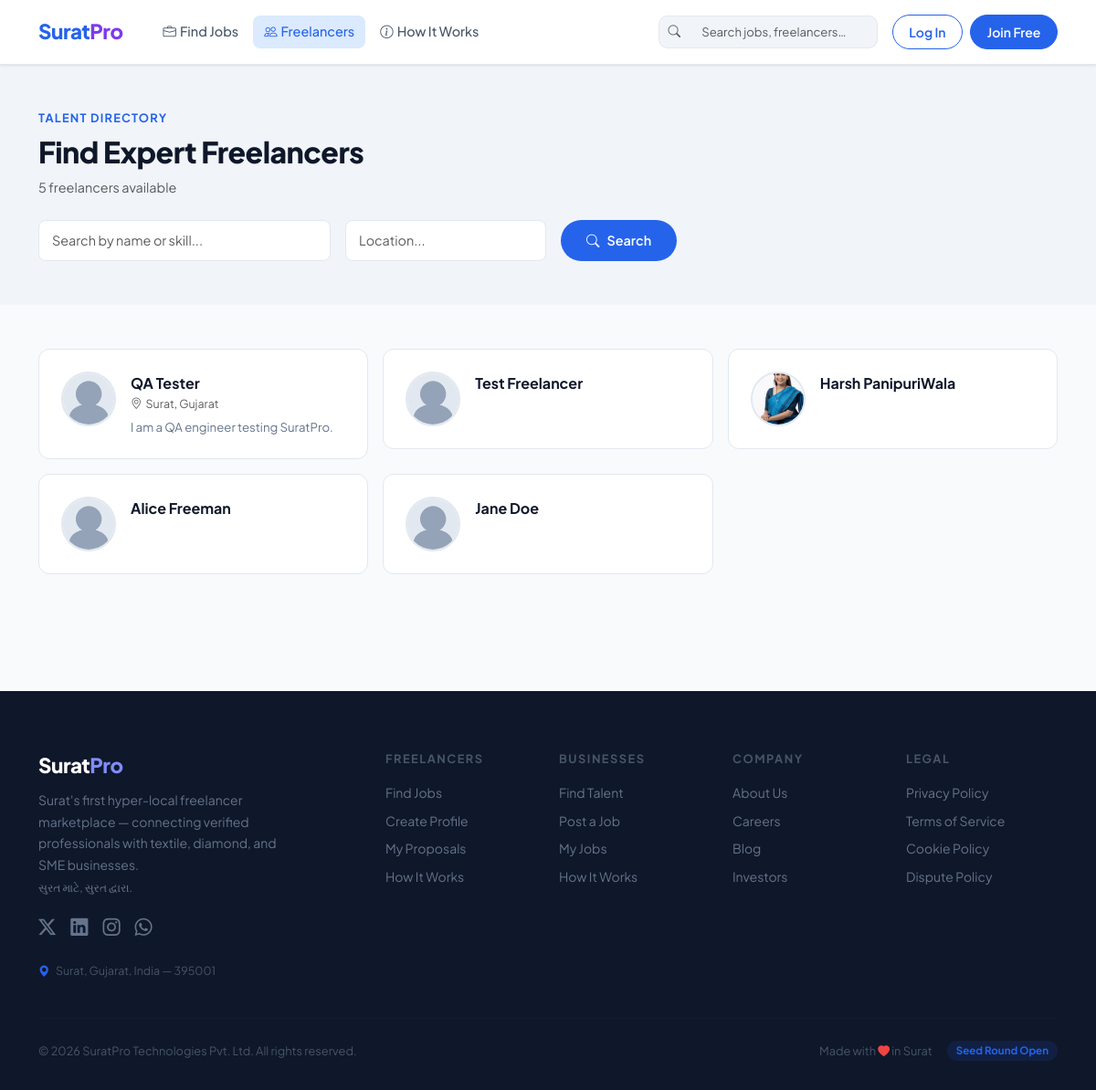
The app's page /accounts/freelancers/ with its own data.
### accounts/models.py (models this page shows, shortened)
class User(AbstractUser):
    ROLE_FREELANCER = 'freelancer'
    ROLE_CLIENT = 'client'
    ROLE_CHOICES = [
        (ROLE_FREELANCER, 'Freelancer'),
        (ROLE_CLIENT, 'Client'),
    ]
    role = models.CharField(max_length=20, choices=ROLE_CHOICES, default=ROLE_FREELANCER)
    avatar = models.ImageField(upload_to='avatars/', blank=True, null=True)
    resume = models.FileField(upload_to='resumes/', blank=True, null=True, help_text='Upload your CV/Resume (PDF)')
    bio = models.TextField(blank=True)
    phone = models.CharField(max_length=20, blank=True)
    location = models.CharField(max_length=100, blank=True)
    website = models.URLField(blank=True)
    is_verified = models.BooleanField(default=False)
    has_paid_registration = models.BooleanField(default=False)
    wallet_balance = models.DecimalField(max_digits=10, decimal_places=2, default=0.00)
    first_project_completed = models.BooleanField(default=False)
    created_at = models.DateTimeField(auto_now_add=True)
    updated_at = models.DateTimeField(auto_now=True)
    def get_avatar_url(self):
        if self.avatar:
            return self.avatar.url
        return '/static/img/default_avatar.png'

### accounts/views.py (the view, shortened to what this page needs)
# urls.py: path('freelancers/', views.freelancers_list_view, name='freelancers_list'),
def freelancers_list_view(request):
    from django.db.models import Avg
    freelancers = User.objects.filter(
        role=User.ROLE_FREELANCER, is_active=True
    ).prefetch_related('freelancer_skills__skill')
    q           = request.GET.get('q', '').strip()
    location    = request.GET.get('location', '').strip()
    skill_slugs = request.GET.getlist('skills')
    min_rating  = request.GET.get('rating', '')
    sort        = request.GET.get('sort', '-created_at')
    if location:
        freelancers = freelancers.filter(location__icontains=location)
    if skill_slugs:
        for slug in skill_slugs:
            freelancers = freelancers.filter(freelancer_skills__skill__slug=slug)
    freelancers = freelancers.annotate(avg_rating=Avg('reviews_received__rating'))
    if min_rating:
        try:
            freelancers = freelancers.filter(avg_rating__gte=float(min_rating))
        except ValueError:
            pass
    sort_map = {
        '-created_at': '-created_at',
        'top_rated':   '-avg_rating',
        'most_jobs':   '-id',
    }
    freelancers = freelancers.order_by(sort_map.get(sort, '-created_at')).distinct()
    total_count = freelancers.count()
    paginator   = Paginator(freelancers, 12)
    page_obj    = paginator.get_page(request.GET.get('page'))
    context = {
        'page_obj':    page_obj,
        'query':       q,
        'location':    location,
        'skill_slugs': skill_slugs,
        'min_rating':  min_rating,
        'sort':        sort,
        'total_count': total_count,
        'all_skills':  Skill.objects.all().order_by('name'),
    }
    return render(request, 'accounts/freelancers_list.html', context)

### templates/accounts/freelancers_list.html (shortened to what this page needs)
{% extends 'base.html' %}
{% load static %}
{% block content %}
<div style="background:var(--gray-200);padding:3rem 0;">
    <div class="container">
        <div class="section-label">Talent Directory</div>
        <h1 class="section-title">Find Expert Freelancers</h1>
        <p class="text-muted mt-1" style="font-size:0.9rem;">{{ total_count }} freelancer{{ total_count|pluralize }} available</p>
        <form method="get" class="mt-4">
            <div class="d-flex gap-3 flex-wrap">
                <input type="text" name="q" value="{{ query }}" class="form-control" style="max-width:320px;" placeholder="Search by name or skill...">
                <input type="text" name="location" value="{{ location }}" class="form-control" style="max-width:220px;" placeholder="Location...">
                <button type="submit" class="btn-primary-main">
                    <i class="bi bi-search"></i> Search
                </button>
            </div>
        </form>
    </div>
</div>
<div class="container py-5">
    <div class="row g-3">
        {% for freelancer in page_obj %}
        <div class="col-md-6 col-lg-4">
            <a href="{% url 'accounts:profile_username' freelancer.username %}" class="freelancer-card">
                <div class="d-flex align-items-start gap-3">
                    <img src="{{ freelancer.get_avatar_url }}"
                         alt="{{ freelancer.username }}"
                         class="freelancer-avatar-sm"
                         onerror="this.src='{% static "img/default_avatar.png" %}'">
                    <div class="flex-grow-1">
                        <div class="d-flex align-items-center gap-2 flex-wrap">
                            <span class="freelancer-name">
                                {{ freelancer.get_full_name|default:freelancer.username }}
                            </span>
                        </div>
                        {% if freelancer.location %}
                        <div class="text-muted" style="font-size:0.78rem;">
                            <i class="bi bi-geo-alt me-1"></i>{{ freelancer.location }}
                        </div>
                        {% endif %}
                        {% if freelancer.bio %}
                        <div class="freelancer-bio-excerpt mt-1">{{ freelancer.bio }}</div>
                        {% endif %}
                    </div>
                </div>
            </a>
        </div>
        {% endfor %}
    </div>
</div>
{% endblock %}

### records on screen
User: get_full_name "QA Tester", location "Surat, Gujarat", bio "I am a QA engineer testing SuratPro."
User: get_full_name "Test Freelancer"
User: get_avatar_url (picture), get_full_name "Harsh PanipuriWala"
User: get_full_name "Alice Freeman"
User: get_full_name "Jane Doe"

### other values on screen
{{ total_count }} "5"
